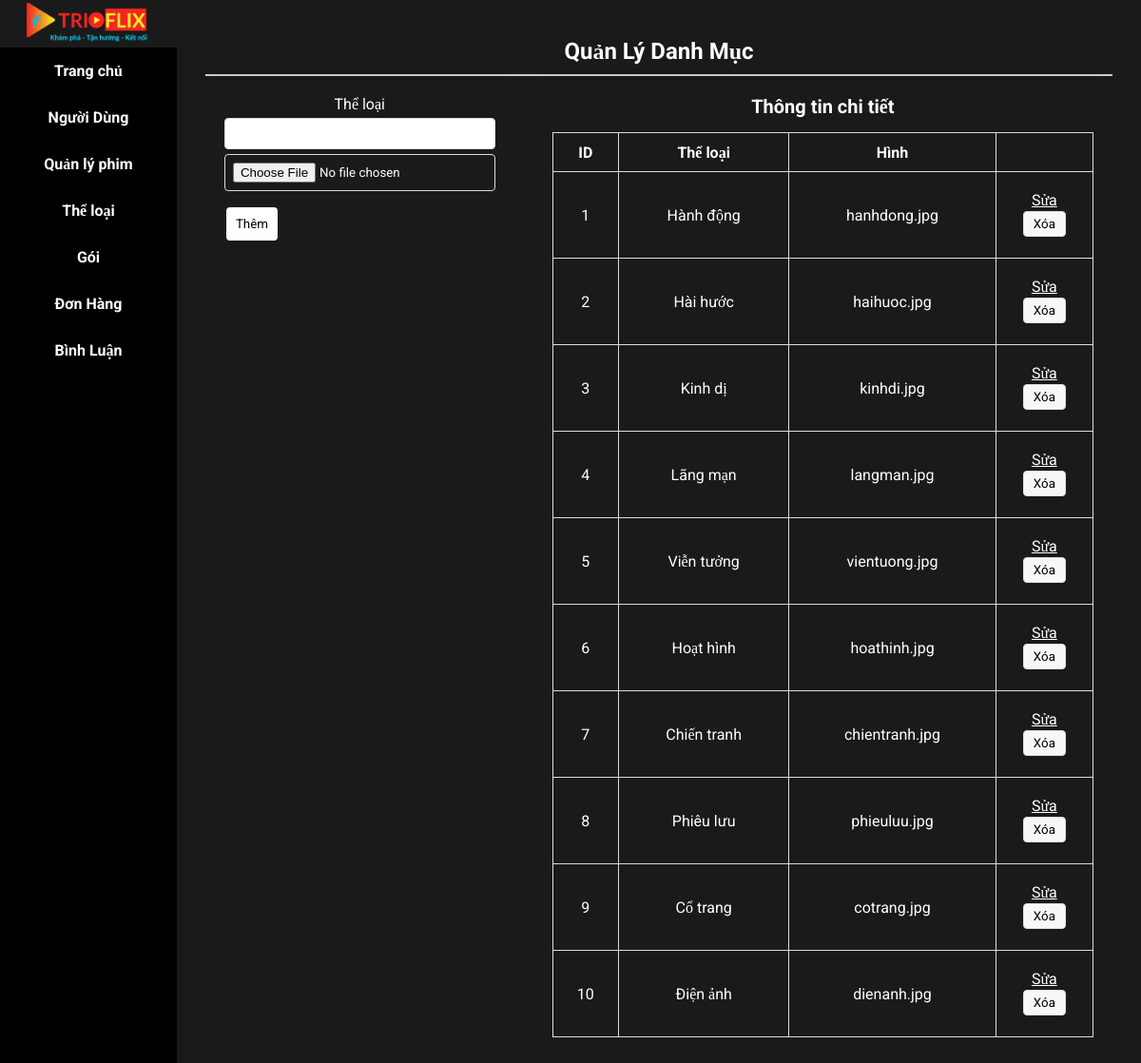
/admin.php?ctrl=films&view=genre, run on the app's committed database.
### tables this page shows
CREATE TABLE `category` (
  `category_id` int(11) NOT NULL,
  `catagory_name` char(255) NOT NULL,
  `img` varchar(200) NOT NULL
);

### model/admin/m_cate.php (called while the page is built, shortened)
<?php
include_once "model/database.php";
function getAllcate()
{
    $sql = "SELECT *from category";
    return pdo_query($sql);
}

### model/database.php (called while the page is built, shortened)
<?php
function pdoGetConnection()
{
    $servername = "localhost";
    $username = "root";
    $password = "";
    try {
        $conn = new PDO("mysql:host=$servername;dbname=tuyetvoi_da2", $username, $password);
        $conn->setAttribute(PDO::ATTR_ERRMODE, PDO::ERRMODE_EXCEPTION);
        return $conn;
    } catch (PDOException $e) {
        echo "Connection failed: " . $e->getMessage();
    }
}
function pdo_query($sql, $params = [])
{
    $stmt = pdoGetConnection()->prepare($sql);
    $stmt->execute($params);
    return $stmt->fetchAll(PDO::FETCH_ASSOC);
}

### view/layoutAdmin/admin_catagory/admin_category.php (the view, shortened to what this page needs)
<div class="admin-container">
    <main class="content">
        <header>
            <h1>Quản Lý Danh Mục</h1>
        </header>
        <section class="product-management">
            <div class="add-product">
                <form method="post" action="#" enctype="multipart/form-data">
                    Thể loại<input type="text" name="name">
                    <input type="file" name="images" required accept="image/*">
                    <div class="form-buttons">
                        <button name="uploadCate" type="submit">Thêm</button>
                    </div>
                </form>
            </div>
            <div class="product-table">
                <h2>Thông tin chi tiết</h2>
                <table>
                    <thead>
                        <tr>
                            <th>ID</th>
                            <th>Thể loại</th>
                            <th>Hình</th>
                            <th class="sua_xoa"></th>
                        </tr>
                    </thead>
                    <tbody>
                        <?php foreach ($getCate as $key) { ?>
                            <tr>
                                <td><?= $key['category_id'] ?></td>
                                <td><?= $key['catagory_name'] ?></td>
                                <td><?= $key['img'] ?></td>
                                <td class="sua_xoa">
                                    <a href="?ctrl=films&view=updateCate&id=<?= $key['category_id'] ?>"
                                        style='color:white;padding:5px'>Sửa</a>
                                    <form action="" method="post">
                                        <button name="delCate">Xóa</button>
                                    </form>
                                </td>
                            </tr>
                        <?php } ?>
                    </tbody>
                </table>
            </div>
        </section>
    </main>
</div>

### public/css/admin/admin_navbar.css (style rules this page uses)
:root { --fontContent: "Roboto", sans-serif; --fontTitle-nameFilm: "Raleway", sans-serif; --colorBackgroundMain: #000; --colorGradient: linear-gradient(to right, #f90909, #f5f322); --colorBackgroundSecondary: #1a1a1a; --colorRed: #f90909; --colorYellow: #f5f322; --colorBlue: #00daff; }
* { margin: 0; padding: 0; box-sizing: border-box; font-family: "Roboto", serif; }
html { background-color: var(--colorBackgroundSecondary); }
.content { flex-grow: 1; padding: 30px; background-color: var(--colorBackgroundSecondary); }
header { display: flex; justify-content: space-between; align-items: center; padding: 10px; background-color: var(--colorBackgroundSecondary); border-bottom: 2px solid #ccc; }
header h1 { font-size: 24px; }

### public/css/admin/admin_categories.css (style rules this page uses)
.product-management { display: flex; gap: 20px; }
.product-table { flex: 2; background-color: #1a1a1a; padding: 20px; border-radius: 8px; box-shadow: 0 4px 8px rgba(0, 0, 0, 0.1); }
.product-table h2 { font-size: 20px; color: white; margin-bottom: 15px; }
table { width: 100%; border-collapse: collapse; margin-bottom: 20px; }
table th, table td { padding: 10px; border: 1px solid #ddd; text-align: center; }
.sua_xoa { width: 18%; border-collapse: collapse; margin-bottom: 20px; padding: 20px; border: 1px solid #ddd; text-align: center; }
button { padding: 5px 10px; margin: 2px; border: 1px solid #ddd; border-radius: 4px; background-color: #f7f7f7; cursor: pointer; }
.add-product { flex: 1; background-color: #1a1a1a; padding: 20px; border-radius: 8px; box-shadow: 0 4px 8px rgba(0, 0, 0, 0.1); }
.add-product form { display: flex; flex-direction: column; }
.add-product form input[type="text"], .add-product form input[type="number"], .add-product form input[type="file"] { padding: 8px; width: 100%; border: 1px solid #ddd; border-radius: 4px; margin-top: 5px; }
.form-buttons { display: flex; gap: 10px; margin-top: 15px; }
.form-buttons button { padding: 10px; border: none; border-radius: 4px; cursor: pointer; background: white; }

### data on the page
category: category_id "1", catagory_name "Hành động", img "hanhdong.jpg"
category: category_id "2", catagory_name "Hài hước", img "haihuoc.jpg"
category: category_id "3", catagory_name "Kinh dị", img "kinhdi.jpg"
category: category_id "4", catagory_name "Lãng mạn", img "langman.jpg"
category: category_id "5", catagory_name "Viễn tưởng", img "vientuong.jpg"
category: category_id "6", catagory_name "Hoạt hình", img "hoathinh.jpg"
category: category_id "7", catagory_name "Chiến tranh", img "chientranh.jpg"
category: category_id "8", catagory_name "Phiêu lưu", img "phieuluu.jpg"
category: category_id "9", catagory_name "Cổ trang", img "cotrang.jpg"
category: category_id "10", catagory_name "Điện ảnh", img "dienanh.jpg"
